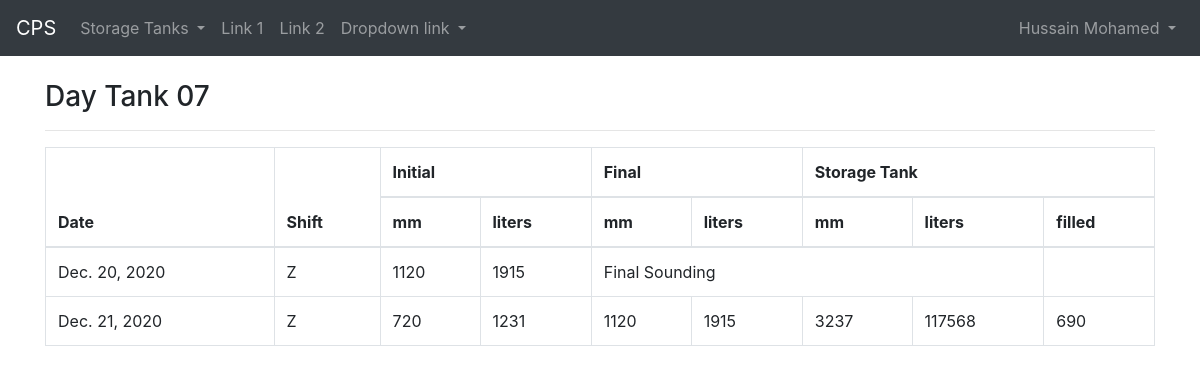
Screenshot of /daytank/1/ (signed in) with the database file from the repository.
### cps/models.py (models this page shows)
class DayTankRecord(models.Model):
    class Meta:
        db_table = 'tblDayTankRecords'
    record_date = models.DateField()
    record_time = models.TimeField()
    shift = models.CharField(max_length=1)
    Genset = models.ForeignKey(
        'Genset',
        on_delete=models.CASCADE
    )
    daytank = models.ForeignKey(
        'DayTank',
        on_delete=models.CASCADE
    )
    no = models.IntegerField(db_index=True)
    is_daily_final = models.BooleanField(default=False)
    initial = models.IntegerField()
    final = models.IntegerField(
        default=None,
        blank=True,
        null=True
    )
    storage_tank_record = models.OneToOneField(
        'StorageTankRecord',
        on_delete=models.CASCADE,
        default=None,
        blank=True,
        null=True
    )
    created_at = models.DateTimeField(auto_now_add=True)
    updated_at = models.DateTimeField(auto_now=True)

class StorageTankRecord(models.Model):
    class Meta:
        db_table = 'tblStorageTankRecords'
    record_date = models.DateField()
    record_time = models.TimeField()
    shift = models.CharField(max_length=1)
    storage_tank = models.ForeignKey(
        'StorageTank',
        on_delete=models.CASCADE
    )
    details = models.CharField(max_length=255)
    sounding = models.IntegerField()
    liters = models.IntegerField()
    diff = models.IntegerField()

### cps/views/daytank.py (the view)
# urls.py: path('daytank/<int:id>/', views.daytank.view, name='cps.daytanks.view'),
def view(request, id):
    records = DayTankRecord.objects.filter(daytank=id)\
        .order_by('record_date', 'record_time')
    no = '{:02d}'.format(DayTank.objects.get(pk=id).genset.no)
    for record in records:
        record.initial_liters = round(record.daytank.multiplier * record.initial)
        record.final_liters = round(record.daytank.multiplier * record.final)\
            if record.final else None
    print(records)
    context = {
        "records": records,
        "no": no
    }
    return render(request, 'daytank/view.html', context)

### cps/templates/daytank/view.html (shortened to what this page needs)
{% extends "_base.html" %}
{% block content %}
<h3>Day Tank {{ no }}</h3>
<hr>
<table class="table table-bordered table-hover">
    <thead>
        <tr>
            <th rowspan="2">Date</th>
            <th rowspan="2">Shift</th>
            <th colspan="2">Initial</th>
            <th colspan="2">Final</th>
            <th colspan="3">Storage Tank</th>
        </tr>
        <tr>
            <th scope="col">mm</th>
            <th scope="col">liters</th>
            <th scope="col">mm</th>
            <th scope="col">liters</th>
            <th scope="col">mm</th>
            <th scope="col">liters</th>
            <th scope="col">filled</th>
        </tr>
    </thead>
    <tbody>
        {% for record in records %}
        <tr>
            <td>{{ record.record_date }}</td>
            <td>{{ record.shift }}</td>
            <td>{{ record.initial }}</td>
            <td>{{ record.initial_liters }}</td>
            {% if record.final %}
                <td>{{ record.final }}</td>
                <td>{{ record.final_liters }}</td>
                <td>{{ record.storage_tank_record.sounding }}</td>
                <td>{{ record.storage_tank_record.liters }}</td>
                <td>{{ record.storage_tank_record.diff }}</td>
            {% else %}
                <td colspan="4">Final Sounding</td>
                <td></td>
            {% endif %}
        </tr>
        {% endfor %}
    </tbody>
</table>
{% endblock %}

### cps/templates/_navbar.html (shortened to what this page needs)
<nav class="navbar navbar-expand-sm bg-dark navbar-dark">
    <a class="navbar-brand" href="{% url 'cps.dashboard' %}">CPS</a>
    <ul class="navbar-nav">
      <li class="nav-item dropdown">
        <a class="nav-link dropdown-toggle" href="#" id="navbardrop" data-toggle="dropdown">
          Storage Tanks
        </a>
      </li>
      <li class="nav-item">
        <a class="nav-link" href="#">Link 1</a>
      </li>
      <li class="nav-item">
        <a class="nav-link" href="#">Link 2</a>
      </li>
      <li class="nav-item dropdown">
        <a class="nav-link dropdown-toggle" href="#" id="navbardrop" data-toggle="dropdown">
          Dropdown link
        </a>
      </li>
    </ul>
    <ul class="nav navbar-nav ml-auto">
      {% if user.is_authenticated %}
        <li class="nav-item dropdown">
          <a class="nav-link dropdown-toggle" href="#" id="navbardrop" data-toggle="dropdown">
            {{ user.get_full_name }}
          </a>
        </li>
      {% else %}
        <li class="nav-item">
          <a class="nav-link" href="#">Login</a>
        </li>
      {% endif %}
    </ul>
  </nav>

### public/custom-styles.css (style rules this page uses)
hr { margin-top: 5px; margin-bottom: 5px }

### rows the page displays
DayTankRecord: record_date "Dec. 20, 2020", shift "Z", initial "1120", initial_liters "1915", shows "Final Sounding"
DayTankRecord: record_date "Dec. 21, 2020", shift "Z", initial "720", initial_liters "1231", final "1120", final_liters "1915", storage_tank_record.sounding "3237", storage_tank_record.liters "117568", storage_tank_record.diff "690"

### other values shown
{{ user.get_full_name }} "Hussain Mohamed"
{{ no }} "07"
